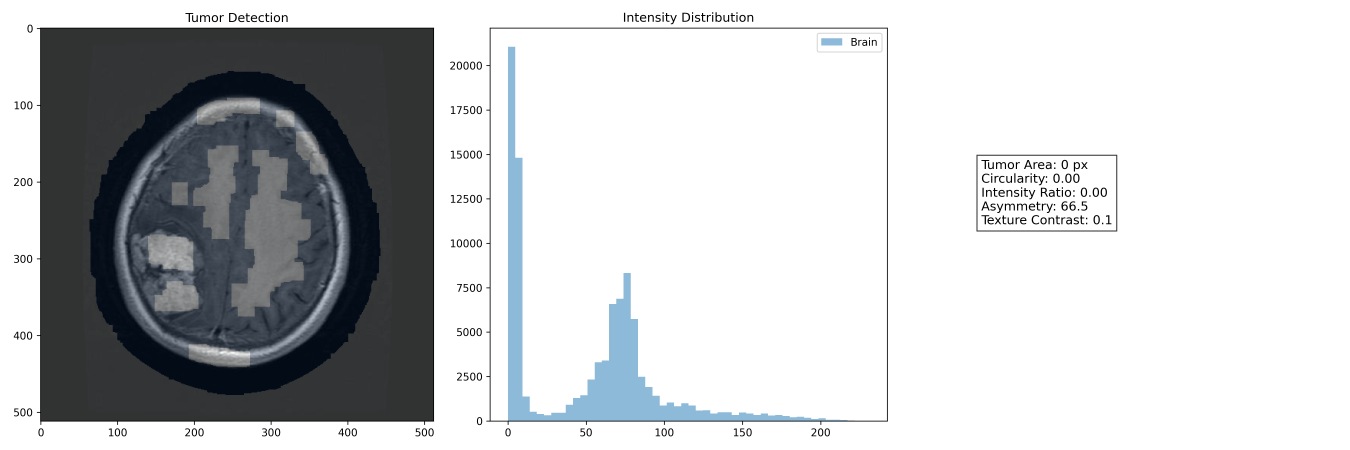
#> input picture cv_project/Tr-me_0010.jpg_metrics.png, 5400 x 1800 px, given in place of Tr-me_0138.jpg, which was not available (shown at 1/4 size)
$ python compare.py
#> lines starting #> are read from the running program, lines starting #| are printed output that depends on the picture; after the words box and inside, x2 and y2 are one past the last pixel; in counts of white or black regions, pixels touching at a corner belong together; long printed decimals are rounded; pictures that were not available may be replaced by others from this repository, and a replacement may not be noted
import cv2
import numpy as np
import matplotlib.pyplot as plt
from skimage.feature import graycomatrix, graycoprops
from scipy import stats

def get_brain_mask(img):
    """Extract brain region while excluding skull"""
    # Adaptive thresholding to handle varying brightness
    thresh = cv2.adaptiveThreshold(img, 255,
                                 cv2.ADAPTIVE_THRESH_GAUSSIAN_C,
                                 cv2.THRESH_BINARY_INV, 151, 7)
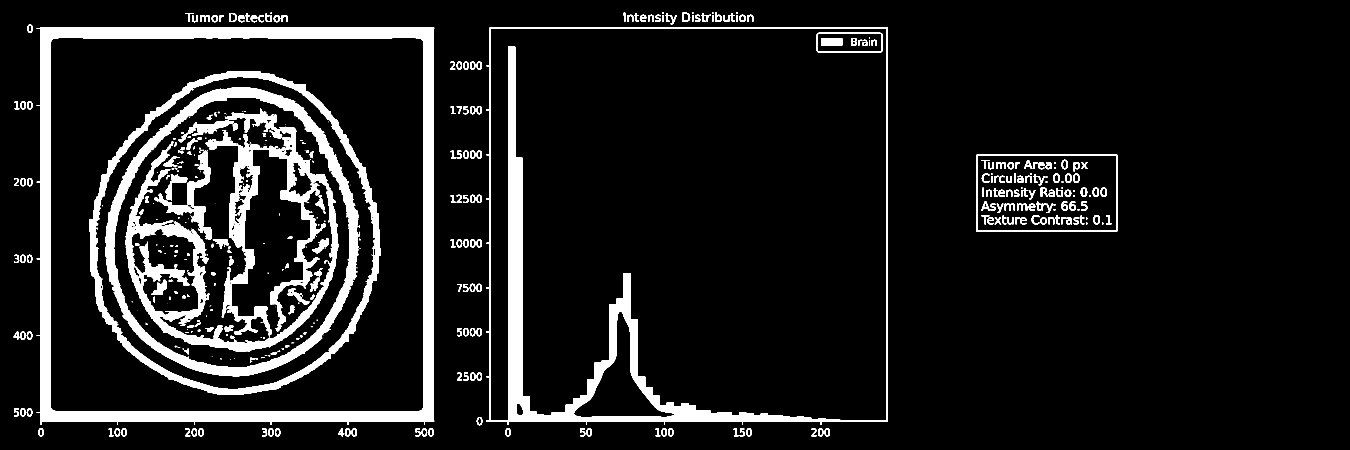
#> thresh: shape (1800, 5400) (shown at 1/4 size); 9.4% white; 729 white regions (390 under 20 px), largest, box (x1, y1, x2, y2) and area: (147, 110, 1737, 1700) 254440, (1945, 110, 3552, 1700) 174490, (420, 350, 1435, 1505) 112690

    # Morphological operations to clean up
    kernel = np.ones((15,15), np.uint8)
    cleaned = cv2.morphologyEx(thresh, cv2.MORPH_CLOSE, kernel)
#> cleaned: shape (1800, 5400); 10.7% white; 94 white regions (24 under 20 px), largest, box (x1, y1, x2, y2) and area: (147, 110, 1737, 1746) 265614, (500, 434, 1353, 1405) 247375, (1945, 49, 3552, 1746) 189029
    cleaned = cv2.morphologyEx(cleaned, cv2.MORPH_OPEN, np.ones((5,5), np.uint8))
#> cleaned: shape (1800, 5400); 10.5% white; 91 white regions, largest, box (x1, y1, x2, y2) and area: (160, 111, 1736, 1687) 253936, (500, 437, 1353, 1405) 244024, (1946, 49, 3552, 1746) 181189

    # Keep largest connected component (brain)
    n_labels, labels, stats, _ = cv2.connectedComponentsWithStats(cleaned)
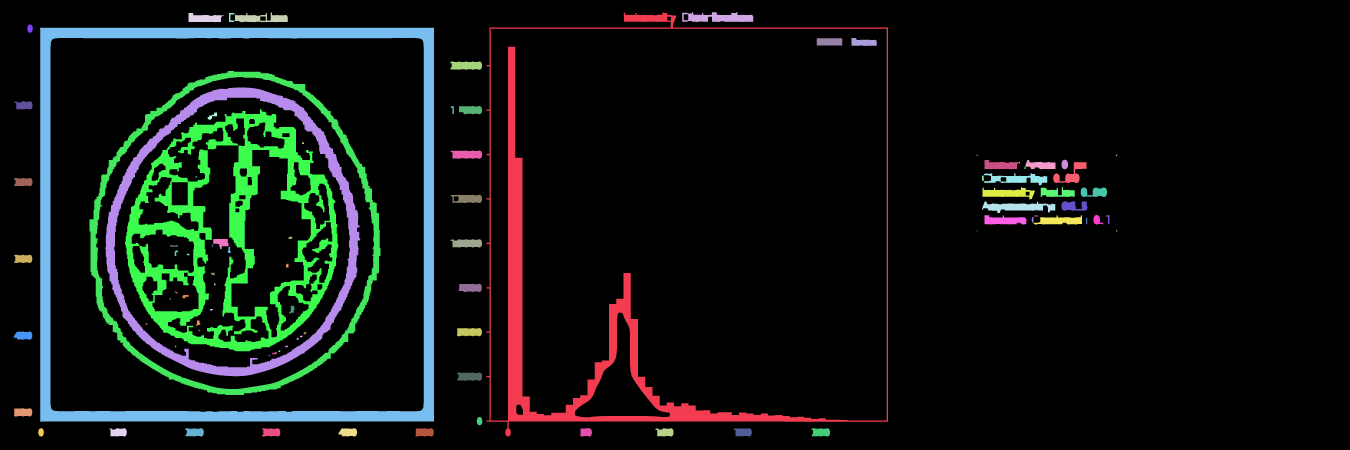
#> labels: shape (1800, 5400) int32 (shown at 1/4 size); 92 distinct labels, from 0 to 91; one colour per label, 0 black
#> n_labels = 92; stats = 92 rows, first 6: [0, 0, 5400, 1800, 8694921], [1946, 49, 1606, 1697, 181189], [2729, 49, 284, 39, 7724], [939, 50, 212, 39, 5069], [754, 52, 134, 37, 3710], [916, 52, 22, 36, 396]
#> in extract_tumor_metrics, `brain_mask = get_brain_mask(img)`: brain_mask: shape (1800, 5400); 2.6% white; 1 white region, box (x1, y1, x2, y2) and area: (161, 112, 1737, 1688) 253936
    if n_labels < 2:
        return np.zeros_like(img)  # No brain found

    brain_mask = np.zeros_like(img)
    brain_mask[labels == (1 + np.argmax(stats[1:, cv2.CC_STAT_AREA]))] = 255

    # Fill holes and smooth edges
    return cv2.morphologyEx(brain_mask, cv2.MORPH_CLOSE, np.ones((20,20), np.uint8))

def get_tumor_candidates(img, brain_mask,
                        min_intensity_percentile=85,
                        min_size_frac=0.01,
                        max_size_frac=0.15,
                        min_circularity=0.4):
    """Detect tumor candidates within brain mask with size/intensity constraints"""
#> called with min_intensity_percentile = 85, min_size_frac = 0.01, max_size_frac = 0.15, min_circularity = 0.4
    # Get intensity threshold (relative to brain tissue)
    brain_pixels = img[brain_mask > 0]
    if len(brain_pixels) == 0:
        return np.zeros_like(img)

    intensity_thresh = np.percentile(brain_pixels, min_intensity_percentile)
#> intensity_thresh = 49

    # Create candidate mask
    candidates = np.zeros_like(img)
    candidates[(img > intensity_thresh) & (brain_mask > 0)] = 255

    # Size constraints
    brain_area = np.sum(brain_mask > 0)
#> brain_area = 253936
    min_pixels = int(brain_area * min_size_frac)
#> min_pixels = 2539
    max_pixels = int(brain_area * max_size_frac)
#> max_pixels = 38090

    # Filter connected components
    n_labels, labels, stats, _ = cv2.connectedComponentsWithStats(candidates)
    tumor_mask = np.zeros_like(img)

    for i in range(1, n_labels):
        area = stats[i, cv2.CC_STAT_AREA]
        if min_pixels <= area <= max_pixels:
            # Check circularity
            contour, _ = cv2.findContours(
                (labels == i).astype(np.uint8),
                cv2.RETR_EXTERNAL,
                cv2.CHAIN_APPROX_SIMPLE
            )
            if contour:
                perimeter = cv2.arcLength(contour[0], True)
                circularity = (4 * np.pi * area) / (perimeter**2 + 1e-5)
                if circularity >= min_circularity:
                    tumor_mask[labels == i] = 255
#> tumor_mask: shape (1800, 5400); every value is 0

    return tumor_mask

def extract_tumor_metrics(img_path, show_plots=False):
    """Complete tumor metrics extraction pipeline"""
    # Load and preprocess
    img = cv2.imread(img_path, cv2.IMREAD_GRAYSCALE)
    if img is None:
        raise ValueError(f"Could not read image: {img_path}")

    img = cv2.normalize(img, None, 0, 255, cv2.NORM_MINMAX)

    # Get masks
    brain_mask = get_brain_mask(img)
    tumor_mask = get_tumor_candidates(img, brain_mask)

    # Initialize metrics
    metrics = {
        'image': img_path.split('/')[-1],
        'has_tumor': np.any(tumor_mask)
    }
#> metrics = {'image': 'Tr-me_0138.jpg', 'has_tumor': False}

    # 1. Shape Metrics
    if metrics['has_tumor']:
        contours, _ = cv2.findContours(tumor_mask, cv2.RETR_EXTERNAL, cv2.CHAIN_APPROX_SIMPLE)
        cnt = max(contours, key=cv2.contourArea)

        metrics.update({
            'tumor_area': cv2.contourArea(cnt),
            'tumor_perimeter': cv2.arcLength(cnt, True),
            'tumor_circularity': (4 * np.pi * cv2.contourArea(cnt)) / (cv2.arcLength(cnt, True)**2 + 1e-5),
            'tumor_solidity': cv2.contourArea(cnt) / cv2.contourArea(cv2.convexHull(cnt))
        })

    # 2. Intensity Metrics
    brain_pixels = img[brain_mask > 0]
    metrics.update({
        'brain_mean_intensity': np.mean(brain_pixels),
        'brain_intensity_std': np.std(brain_pixels),
        'brain_skewness': stats.skew(brain_pixels.flatten())
    })

    if metrics['has_tumor']:
        tumor_pixels = img[tumor_mask > 0]
        metrics.update({
            'tumor_mean_intensity': np.mean(tumor_pixels),
            'tumor_intensity_std': np.std(tumor_pixels),
            'intensity_ratio': np.mean(tumor_pixels) / (np.mean(brain_pixels) + 1e-5),
            'relative_std': np.std(tumor_pixels) / (np.std(brain_pixels) + 1e-5)
        })

    # 3. Texture Metrics
    gray_img = np.uint8(img / 16)  # Reduce to 16 levels
    glcm = graycomatrix(gray_img, distances=[1, 3], angles=[0], levels=16)
    for prop in ['contrast', 'dissimilarity', 'homogeneity', 'energy', 'correlation']:
        metrics[f'texture_{prop}'] = graycoprops(glcm, prop)[0, 0]
#> after the loop, metrics = 10 items

    # 4. Asymmetry Metrics
    left_hemi = img[:, :img.shape[1]//2]
    right_hemi = cv2.flip(img[:, img.shape[1]//2:], 1)
    metrics['asymmetry'] = np.mean(np.abs(left_hemi - right_hemi))

    # Visualization
    if show_plots:
        visualize_metrics(img, brain_mask, tumor_mask, metrics)

    return metrics

def visualize_metrics(img, brain_mask, tumor_mask, metrics):
    """Generate diagnostic plots"""
    plt.figure(figsize=(18,6))

    # Original with overlays
    plt.subplot(131)
    plt.imshow(img, cmap='gray')
    plt.imshow(brain_mask, alpha=0.2, cmap='Blues')
    if np.any(tumor_mask):
        plt.imshow(tumor_mask, alpha=0.5, cmap='Reds')
    plt.title('Tumor Detection')

    # Intensity distribution
    plt.subplot(132)
    brain_pixels = img[brain_mask > 0]
    plt.hist(brain_pixels, bins=50, alpha=0.5, label='Brain')
    if np.any(tumor_mask):
        tumor_pixels = img[tumor_mask > 0]
        plt.hist(tumor_pixels, bins=50, alpha=0.5, label='Tumor')
    plt.legend()
    plt.title('Intensity Distribution')

    # Key metrics
    plt.subplot(133)
    plt.axis('off')
    metric_text = "\n".join([
        f"Tumor Area: {metrics.get('tumor_area',0):.0f} px",
        f"Circularity: {metrics.get('tumor_circularity',0):.2f}",
        f"Intensity Ratio: {metrics.get('intensity_ratio',0):.2f}",
        f"Asymmetry: {metrics.get('asymmetry',0):.1f}",
        f"Texture Contrast: {metrics.get('texture_contrast',0):.1f}"
    ])
    plt.text(0.1, 0.5, metric_text, fontsize=12, bbox=dict(facecolor='white', alpha=0.8))

    plt.tight_layout()
    plt.savefig(f"{metrics['image']}_metrics.png", dpi=300)
#> figure, not shown here; panel 2: tallest bar 226683 high, from x = 45.9 to 51
    plt.close()

# Example usage
if __name__ == "__main__":
    # Analyze tumor case
    tumor_metrics = extract_tumor_metrics("thismeningioma/Tr-me_0138.jpg", show_plots=True)
#> tumor_metrics = 11 items

    # Analyze normal case
    normal_metrics = extract_tumor_metrics("thisnotumor/Tr-no_0054.jpg", show_plots=True)
#> call 2 of extract_tumor_metrics, with img_path = 'thisnotumor/Tr-no_0054.jpg', show_plots = True
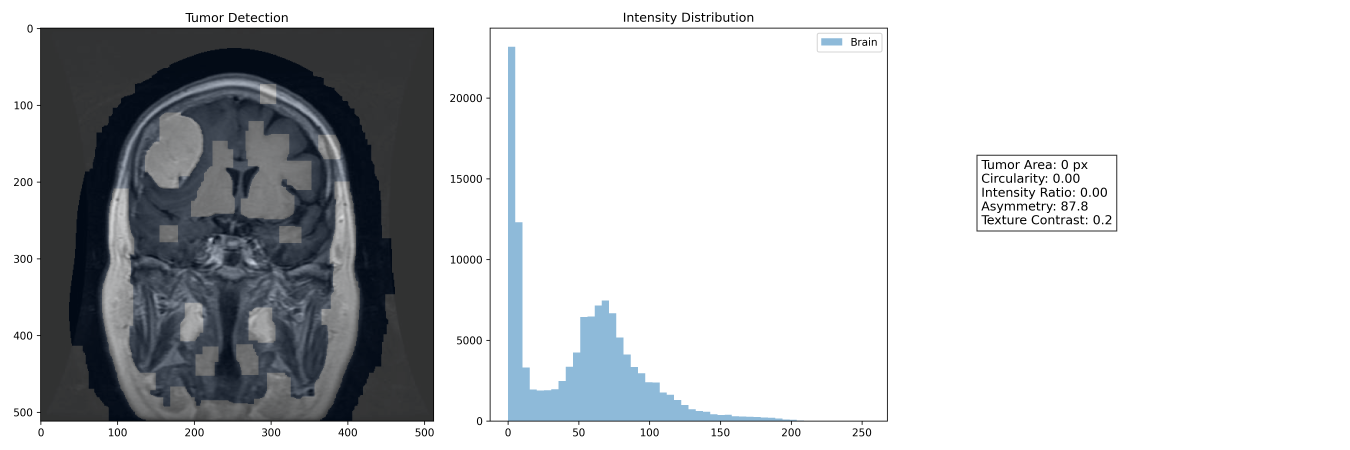
#> input picture cv_project/Tr-me_0138.jpg_metrics.png, 5400 x 1800 px, given in place of Tr-no_0054.jpg, which was not available (shown at 1/4 size)
#> in get_brain_mask (call 2), `thresh = cv2.adaptiveThreshold(img, 255, cv2.ADAPTIVE_THRESH_GAUSSIAN_..`: thresh: shape (1800, 5400); 10.9% white; 682 white regions (377 under 20 px), largest, box (x1, y1, x2, y2) and area: (147, 110, 1737, 1700) 457551, (509, 345, 1350, 1475) 196103, (1945, 110, 3552, 1700) 152219
#> in get_brain_mask (call 2), `cleaned = cv2.morphologyEx(thresh, cv2.MORPH_CLOSE, kernel)`: cleaned: shape (1800, 5400); 12.4% white; 85 white regions (22 under 20 px), largest, box (x1, y1, x2, y2) and area: (147, 110, 1737, 1746) 917016, (1945, 49, 3552, 1746) 168748, (3927, 693, 4299, 788) 9890
#> in get_brain_mask (call 2), `cleaned = cv2.morphologyEx(cleaned, cv2.MORPH_OPEN, np.ones((5,5), np...`: cleaned: shape (1800, 5400); 12.2% white; 86 white regions, largest, box (x1, y1, x2, y2) and area: (160, 111, 1736, 1687) 899976, (1946, 49, 3552, 1746) 158754, (2729, 49, 3013, 88) 7724
#> in get_brain_mask (call 2), `n_labels, labels, stats, _ = cv2.connectedComponentsWithStats(cleaned)`:
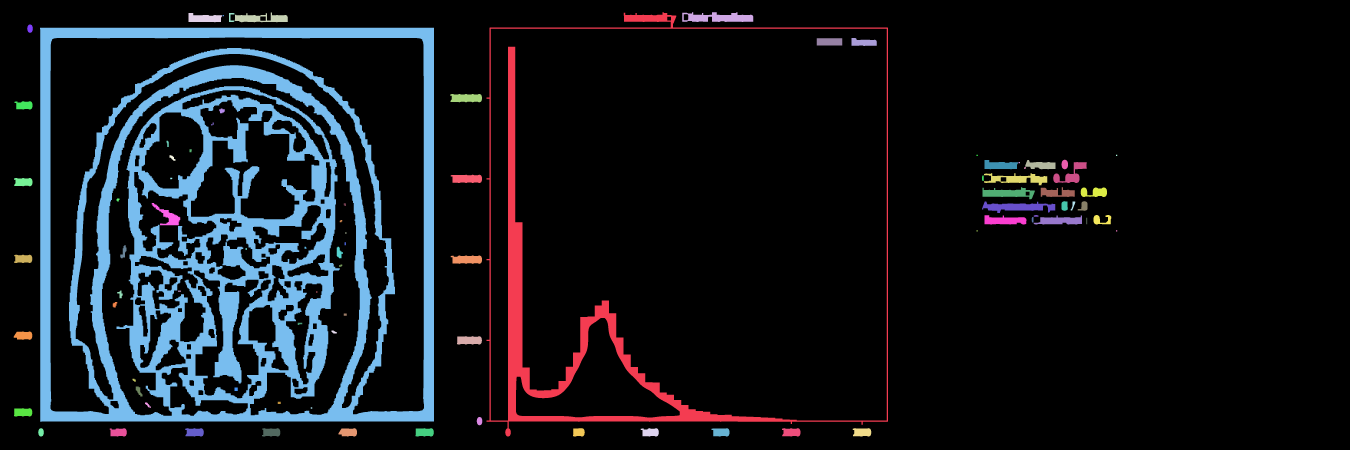
#> labels: shape (1800, 5400) int32 (shown at 1/4 size); 87 distinct labels, from 0 to 86; one colour per label, 0 black
#> in get_brain_mask (call 2), `n_labels, labels, stats, _ = cv2.connectedComponentsWithStats(cleaned)`: n_labels = 87; stats = 87 rows, first 6: [0, 0, 5400, 1800, 8533401], [1946, 49, 1606, 1697, 158754], [2729, 49, 284, 39, 7724], [939, 50, 212, 39, 5069], [754, 52, 134, 37, 3710], [916, 52, 22, 36, 396]
#> in extract_tumor_metrics (call 2), `brain_mask = get_brain_mask(img)`:
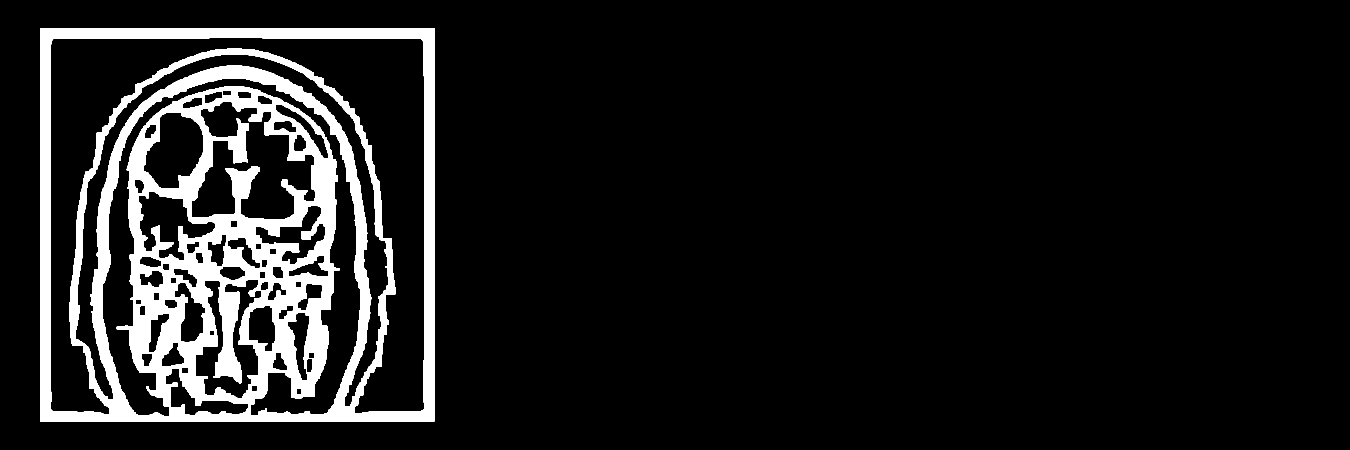
#> brain_mask: shape (1800, 5400) (shown at 1/4 size); 9.8% white; 1 white region, box (x1, y1, x2, y2) and area: (161, 112, 1737, 1688) 948974
#> the loop in get_tumor_candidates (call 2), `for i in range(1, n_labels):` made 511 passes
#> (perimeter, circularity) on passes 5, 229, 267, 418: (3278.7, 0.0155), (3419.5, 0.0225), (2999, 0.025), (3028.7, 0.0301)
#> in extract_tumor_metrics (call 2), `metrics = { 'image': img_path.split('/')[-1], 'has_tumor': np.any(tumo..`: metrics = {'image': 'Tr-no_0054.jpg', 'has_tumor': False}
#> after the loop in extract_tumor_metrics (call 2), `for prop in ['contrast', 'dissimilarity', 'homogeneity', 'energy', 'co..`: metrics = 10 items
#> in extract_tumor_metrics (call 2), `left_hemi = img[:, :img.shape[1]//2]`:
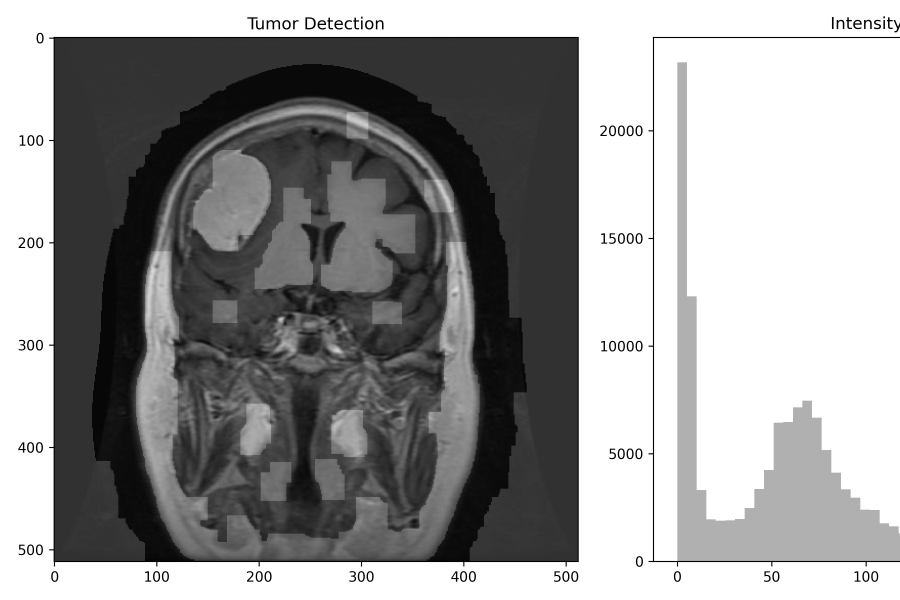
#> left_hemi: shape (1800, 2700) (shown at 1/3 size); min 0, max 255, mean 152.1
#> in visualize_metrics (call 2), `plt.savefig(f"{metrics['image']}_metrics.png", dpi=300)`:
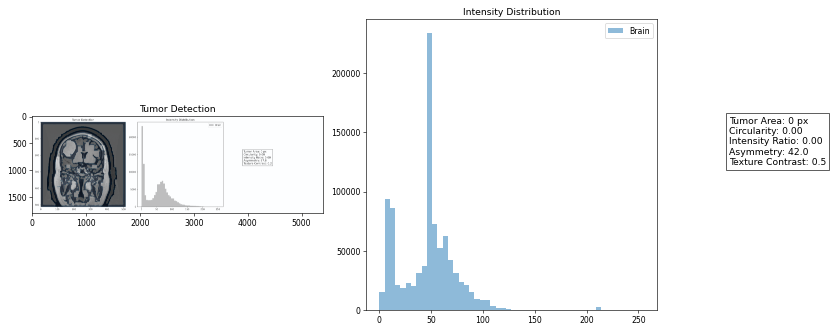
#> figure drawn by matplotlib, 2 panels; panel 2: tallest bar 233274 high, from x = 45.9 to 51
#> normal_metrics = 11 items

    # Print comparison
    print("\nTumor Case Metrics:")
    print({k:v for k,v in tumor_metrics.items() if not k.startswith('texture_')})
#| {'image': 'Tr-me_0138.jpg', 'has_tumor': False, 'brain_mean_intensity': 47.850, 'brain_intensity_std': 21.834, 'brain_skewness': 4.575, 'asymmetry': 37.063}

    print("\nNormal Case Metrics:")
    print({k:v for k,v in normal_metrics.items() if not k.startswith('texture_')})
#| {'image': 'Tr-no_0054.jpg', 'has_tumor': False, 'brain_mean_intensity': 46.802, 'brain_intensity_std': 27.179, 'brain_skewness': 0.883, 'asymmetry': 42.005}
